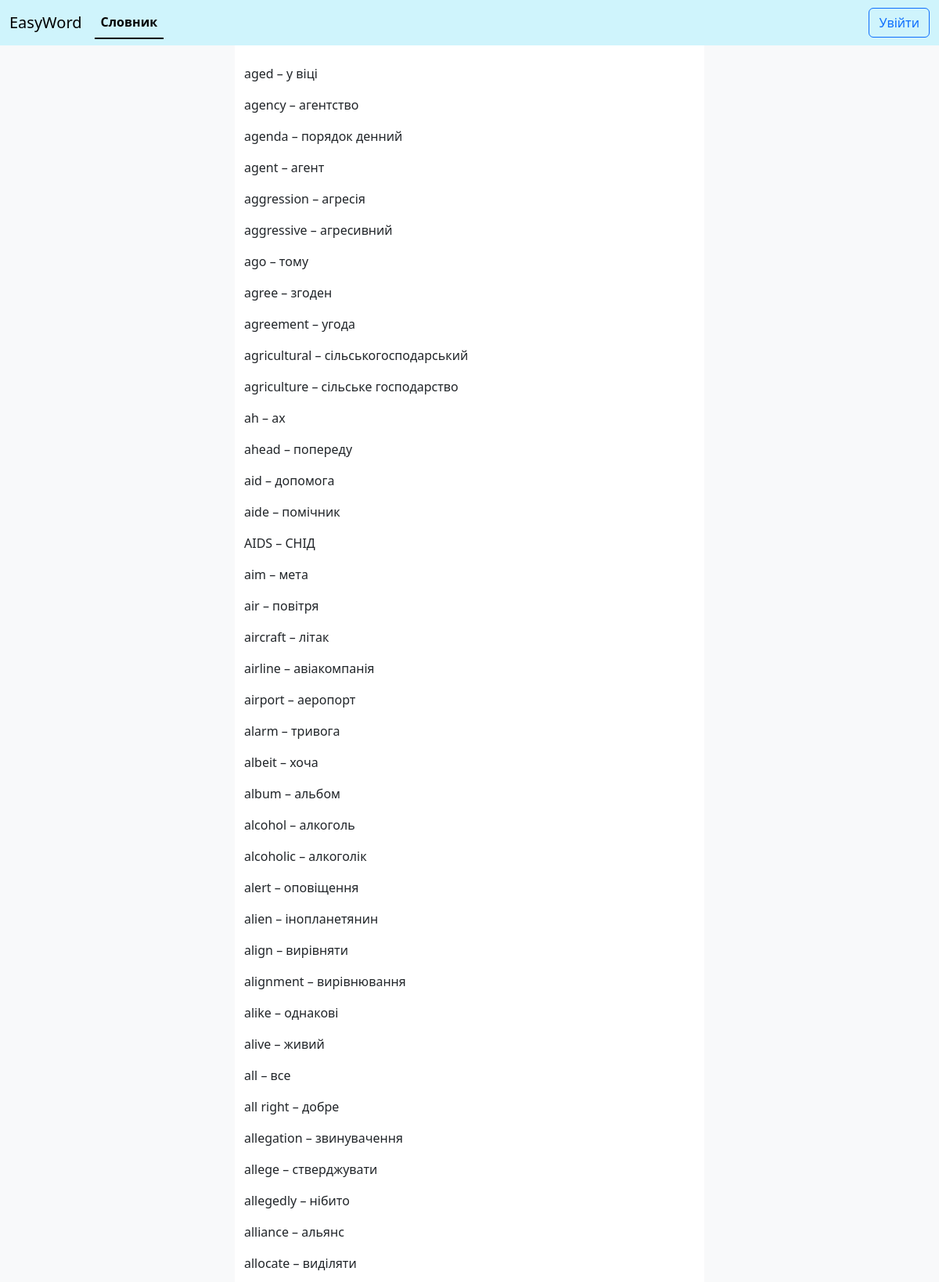
/dictionary/?page=3 (upper part), run on the app's committed database.
### flashcards/models.py (models this page shows, shortened)
class EnglishWords(models.Model):
    word = models.CharField(max_length=20)
    translation = models.CharField(max_length=35)
    level = models.CharField(max_length=2)
    audio_link = models.CharField(max_length=130)
    phonetics = models.CharField(max_length=25, blank=True)
    example = models.CharField(max_length=150, blank=True)

### flashcards/views.py (the view)
# urls.py: path('dictionary/', views.dictionary, name="dictionary"),
def dictionary(request):
    paginator = Paginator(EnglishWords.objects.all(), 60)
    page = request.GET.get("page")
    english_words = paginator.get_page(page)
    current_page = english_words.number
    start_page_range = max(current_page - 2, 2)
    end_page_range = min(current_page + 3, paginator.num_pages)
    page_range = range(start_page_range, end_page_range)
    context = {"english_words": english_words, "page_range": page_range}
    return render(request, "flashcards/dictionary.html", context)

### flashcards/templates/flashcards/dictionary.html (shortened to what this page needs)
<!DOCTYPE html>
<html>
    {% extends 'flashcards/base.html' %}
    {% load static %}
    {% block content %}
            <div class="container-fluid">
                <div class="row">
                  <div class="col-3 bg-light"></div>
                  <div class="col-6">
                    <br>
                    {% for data in english_words %}
                    <p>{{ data.word }} – {{ data.translation}}</p>
                    {% endfor %}
                </div>
                <div class="col-3 bg-light"></div>
              </div>
    {% endblock %}

### data on the page
EnglishWords: word "aged", translation "у віці"
EnglishWords: word "agency", translation "агентство"
EnglishWords: word "agenda", translation "порядок денний"
EnglishWords: word "agent", translation "агент"
EnglishWords: word "aggression", translation "агресія"
EnglishWords: word "aggressive", translation "агресивний"
EnglishWords: word "ago", translation "тому"
EnglishWords: word "agree", translation "згоден"
EnglishWords: word "agreement", translation "угода"
EnglishWords: word "agricultural", translation "сільськогосподарський"
EnglishWords: word "agriculture", translation "сільське господарство"
EnglishWords: word "ah", translation "ах"
EnglishWords: word "ahead", translation "попереду"
EnglishWords: word "aid", translation "допомога"
EnglishWords: word "aide", translation "помічник"
EnglishWords: word "AIDS", translation "СНІД"
EnglishWords: word "aim", translation "мета"
EnglishWords: word "air", translation "повітря"
EnglishWords: word "aircraft", translation "літак"
EnglishWords: word "airline", translation "авіакомпанія"
EnglishWords: word "airport", translation "аеропорт"
EnglishWords: word "alarm", translation "тривога"
EnglishWords: word "albeit", translation "хоча"
EnglishWords: word "album", translation "альбом"
EnglishWords: word "alcohol", translation "алкоголь"
EnglishWords: word "alcoholic", translation "алкоголік"
EnglishWords: word "alert", translation "оповіщення"
EnglishWords: word "alien", translation "інопланетянин"
EnglishWords: word "align", translation "вирівняти"
EnglishWords: word "alignment", translation "вирівнювання"
EnglishWords: word "alike", translation "однакові"
EnglishWords: word "alive", translation "живий"
EnglishWords: word "all", translation "все"
EnglishWords: word "all right", translation "добре"
EnglishWords: word "allegation", translation "звинувачення"
EnglishWords: word "allege", translation "стверджувати"
EnglishWords: word "allegedly", translation "нібито"
EnglishWords: word "alliance", translation "альянс"
EnglishWords: word "allocate", translation "виділяти"
